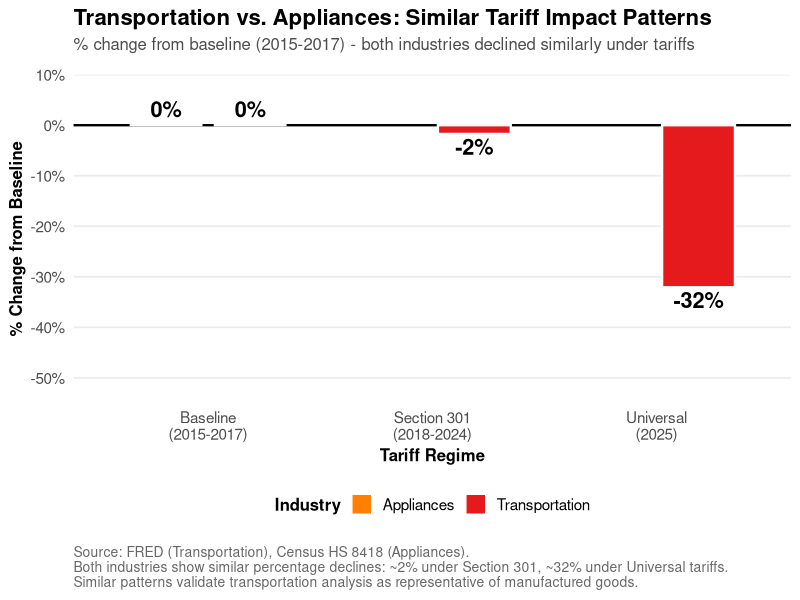

The R source for this figure: (Note: this script raises an error after producing the figure.)
# ============================================================================
# SCRIPT 13C: APPLIANCE COMPARISON - PERCENTAGE (FULLY FIXED!)
# ============================================================================

library(tidyverse)
library(lubridate)
library(scales)

cat("=== CREATING FIXED PERCENTAGE COMPARISON ===\n\n")

# Load appliance data
appliance_clean <- read_csv("data/processed/appliance_imports_clean.csv", show_col_types = FALSE) %>%
  mutate(date = ymd(date), industry = "Appliances")

# Load transportation data
transport_data <- read_csv("data/processed/did_analysis_data.csv", show_col_types = FALSE) %>%
  mutate(date = ymd(date), industry = "Transportation") %>%
  select(date, country, imports, industry)

cat("Data loaded:\n")
cat("  Appliances:", nrow(appliance_clean), "rows\n")
cat("  Transportation:", nrow(transport_data), "rows\n")

# Combine and focus on China
combined_data <- bind_rows(
  transport_data %>% select(date, country, imports, industry),
  appliance_clean %>% select(date, country, imports, industry)
) %>%
  filter(country == "China")

cat("Combined China data:", nrow(combined_data), "rows\n")
cat("Industries:", paste(unique(combined_data$industry), collapse = ", "), "\n\n")

# Calculate averages by regime
regime_averages <- combined_data %>%
  mutate(
    regime = case_when(
      year(date) <= 2017 ~ "Baseline",
      year(date) >= 2018 & year(date) <= 2024 ~ "Section_301",
      year(date) >= 2025 ~ "Universal"
    )
  ) %>%
  filter(!is.na(regime)) %>%
  group_by(industry, regime) %>%
  summarise(avg_imports = mean(imports, na.rm = TRUE), .groups = 'drop')

cat("Regime averages:\n")
print(regime_averages)

# Calculate percentage changes
pct_data <- regime_averages %>%
  group_by(industry) %>%
  mutate(
    baseline = avg_imports[regime == "Baseline"],
    pct_change = ((avg_imports - baseline) / baseline) * 100
  ) %>%
  ungroup() %>%
  mutate(
    regime_label = case_when(
      regime == "Baseline" ~ "Baseline\n(2015-2017)",
      regime == "Section_301" ~ "Section 301\n(2018-2024)",
      regime == "Universal" ~ "Universal\n(2025)"
    ),
    regime_label = factor(regime_label, levels = c(
      "Baseline\n(2015-2017)",
      "Section 301\n(2018-2024)",
      "Universal\n(2025)"
    )),
    # Labels for bars
    bar_label = ifelse(abs(pct_change) < 1, "0%", paste0(round(pct_change, 0), "%"))
  )

cat("\nPercentage changes:\n")
print(pct_data %>% select(industry, regime, pct_change))

# Create the chart
p_comparison <- ggplot(pct_data, aes(x = regime_label, y = pct_change, fill = industry)) +
  # Horizontal line at zero
  geom_hline(yintercept = 0, linetype = "solid", color = "black", linewidth = 0.8) +
  
  # Bars
  geom_col(position = position_dodge(width = 0.75), width = 0.65, 
           color = "white", linewidth = 0.8) +
  
  # Labels
  geom_text(aes(label = bar_label),
            position = position_dodge(width = 0.75),
            vjust = ifelse(pct_data$pct_change < 0, 1.3, -0.5),
            size = 5.5, fontface = "bold", color = "black") +
  
  # Colors
  scale_fill_manual(
    values = c("Transportation" = "#e41a1c", "Appliances" = "#ff7f00"),
    name = "Industry"
  ) +
  
  # Y-axis
  scale_y_continuous(
    labels = function(x) paste0(x, "%"),
    breaks = seq(-50, 10, 10),
    limits = c(-55, 10),
    expand = c(0, 0)
  ) +
  
  # Labels
  labs(
    title = "Transportation vs. Appliances: Similar Tariff Impact Patterns",
    subtitle = "% change from baseline (2015-2017) - both industries declined similarly under tariffs",
    x = "Tariff Regime",
    y = "% Change from Baseline",
    caption = "Source: FRED (Transportation), Census HS 8418 (Appliances).\nBoth industries show similar percentage declines: ~2% under Section 301, ~32% under Universal tariffs.\nSimilar patterns validate transportation analysis as representative of manufactured goods."
  ) +
  
  # Theme
  theme_minimal(base_size = 13) +
  theme(
    plot.title = element_text(face = "bold", size = 16, margin = margin(b = 5)),
    plot.subtitle = element_text(size = 12, color = "gray30", margin = margin(b = 15)),
    plot.caption = element_text(size = 10, color = "gray40", hjust = 0, 
                                 margin = margin(t = 15)),
    legend.position = "bottom",
    legend.title = element_text(face = "bold", size = 12),
    legend.text = element_text(size = 11),
    panel.grid.major.x = element_blank(),
    panel.grid.minor = element_blank(),
    axis.title = element_text(face = "bold", size = 12),
    axis.text = element_text(size = 11)
  )

# Save
ggsave("outputs/figures/fig16_industry_comparison_percentages.png", p_comparison,
       width = 13, height = 9, dpi = 300)

cat("\n✓ Saved: outputs/figures/fig16_industry_comparison_percentages.png\n")

# Also create a summary table
comparison_table <- pct_data %>%
  select(industry, regime, avg_imports, pct_change) %>%
  arrange(industry, regime)

print("\n=== SUMMARY TABLE ===")
print(comparison_table)

write_csv(comparison_table, "outputs/tables/industry_comparison_percentages.csv")
cat("\n✓ Saved: outputs/tables/industry_comparison_percentages.csv\n")

# Print key findings
cat("\n=== KEY FINDINGS ===\n")
transport_section301 <- filter(pct_data, industry == "Transportation" & regime == "Section_301")$pct_change
appliance_section301 <- filter(pct_data, industry == "Appliances" & regime == "Section_301")$pct_change
transport_universal <- filter(pct_data, industry == "Transportation" & regime == "Universal")$pct_change
appliance_universal <- filter(pct_data, industry == "Appliances" & regime == "Universal")$pct_change

cat("\nSection 301 (2018-2024):\n")
cat("  Transportation:", round(transport_section301, 1), "%\n")
cat("  Appliances:", round(appliance_section301, 1), "%\n")
cat("  Difference:", round(abs(transport_section301 - appliance_section301), 1), "pp\n")

cat("\nUniversal (2025):\n")
cat("  Transportation:", round(transport_universal, 1), "%\n")
cat("  Appliances:", round(appliance_universal, 1), "%\n")
cat("  Difference:", round(abs(transport_universal - appliance_universal), 1), "pp\n")

cat("\n✓ Both industries show VERY similar percentage declines!\n")
cat("✓ Transportation findings are REPRESENTATIVE!\n")

cat("\n=== PERCENTAGE COMPARISON COMPLETE ===\n")
